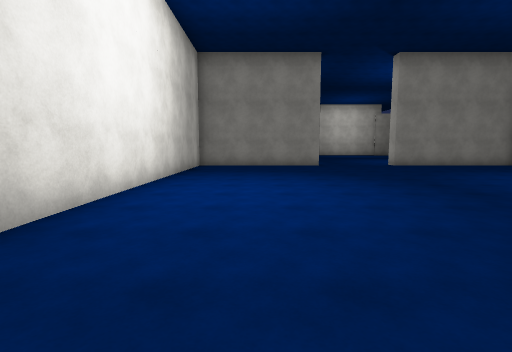
view 1 (above)

21 first-person views from a walk through a 3-D level made in the Unity game engine. The camera is 1.5 m above the floor, tilts 6° down and sees 85° across. The floor is counted in squares, 2 m on a side. Each view is taken from the middle of a square. On the plan, view 1 faces up. The plan holds only what a view shows up to about 10 squares ahead; the rest is blank. The place goes on beyond the plan. The player is left out. Surface patterns are stand-ins for the level's own textures.

view 2
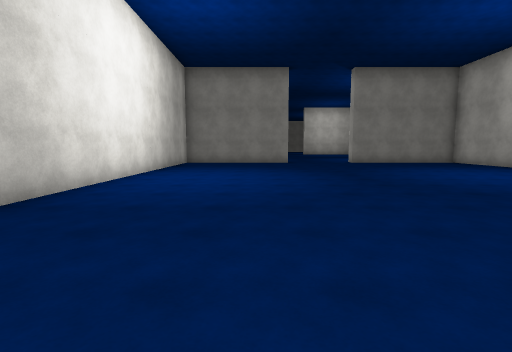

view 3
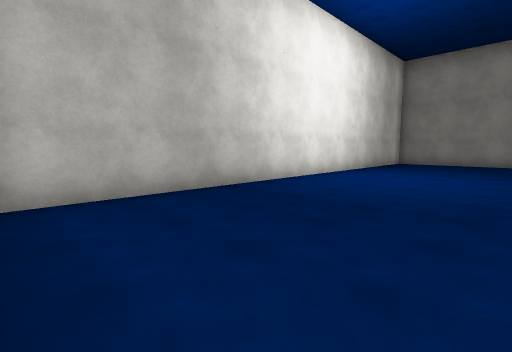

view 4
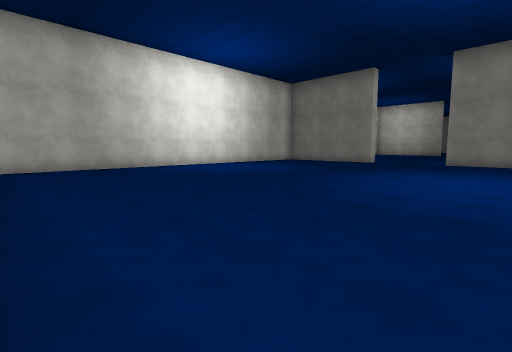

view 5
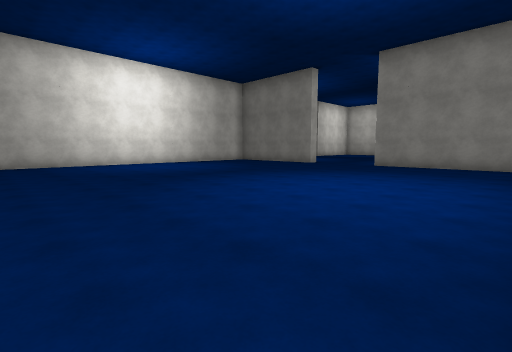

view 6
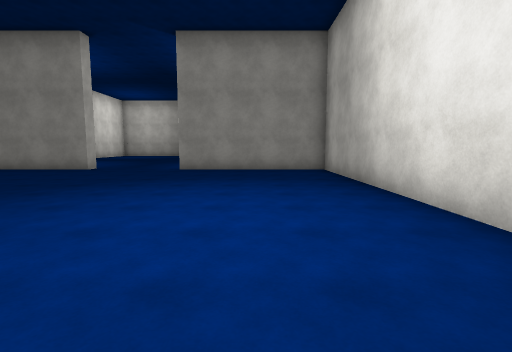

view 7
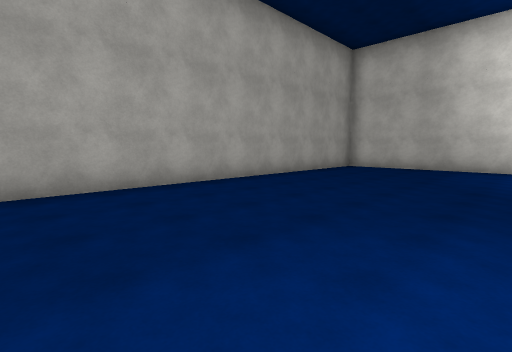

view 8
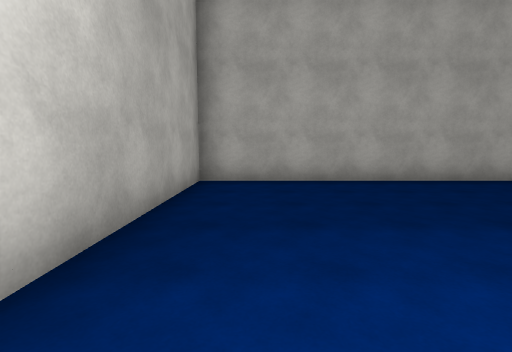

view 9
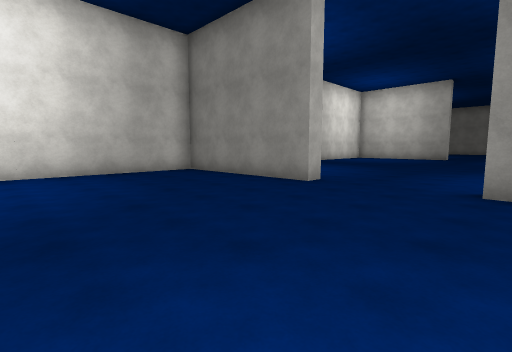

view 10
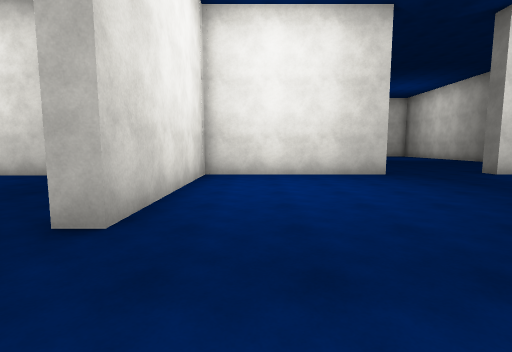

view 11
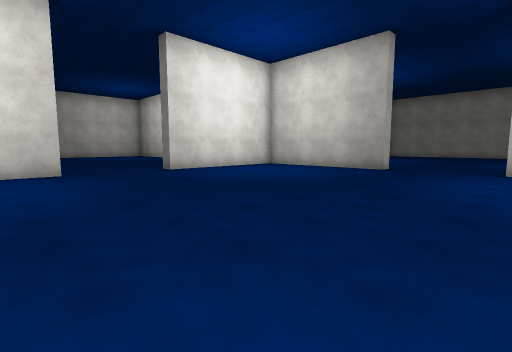

view 12
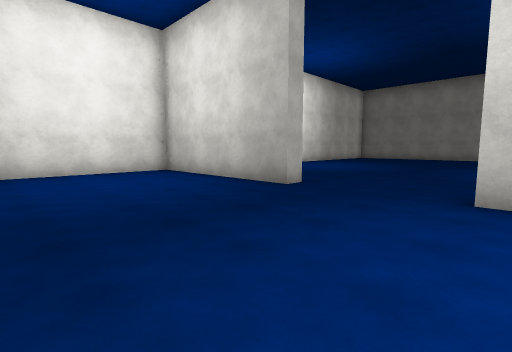

view 13
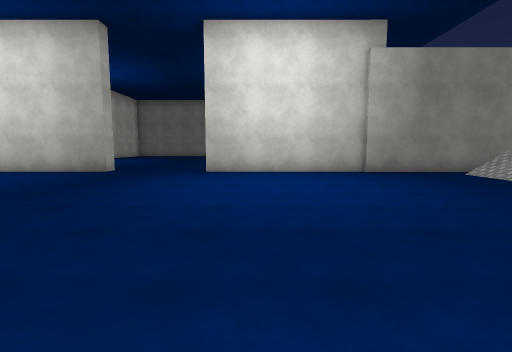

view 14
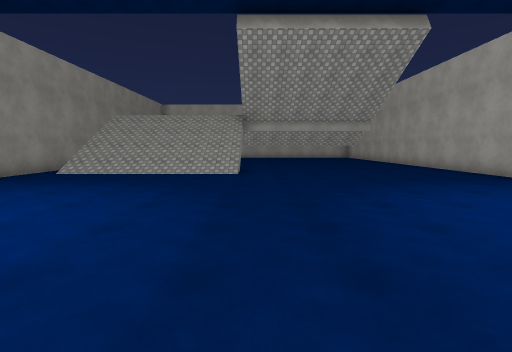

view 15
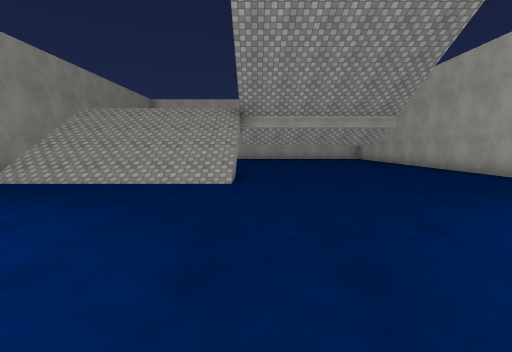

view 16
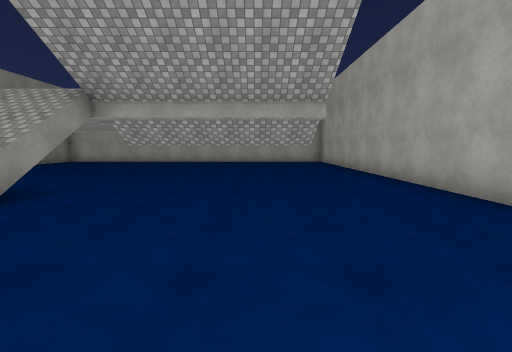

view 17
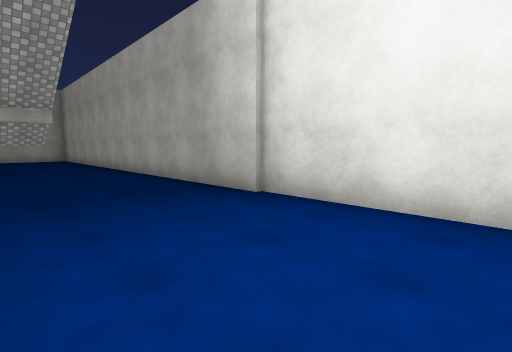

view 18
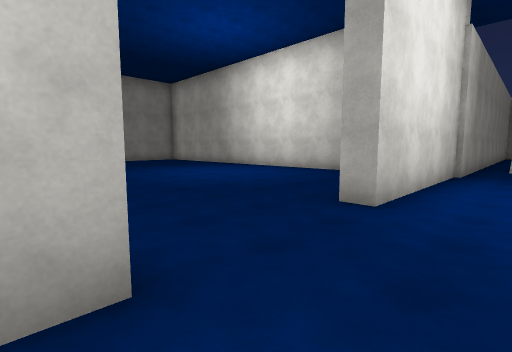

view 19
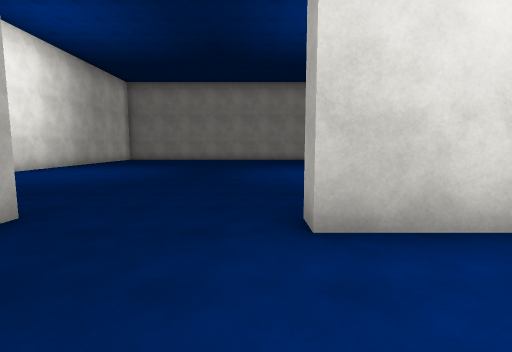

view 20
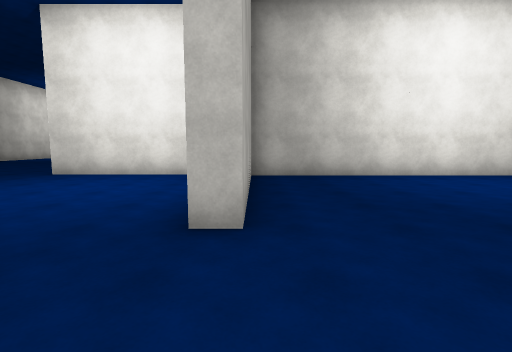

view 21
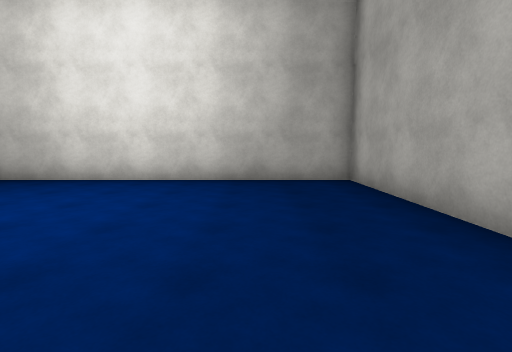

### Floor plan
Key: @ floor where view 1 was taken; # wall or solid block; . floor; / step, stairs or slope.
Columns run from 5 left of view 1 to 20 right of it. Each row starts with its distance up from view 1.
 32   #.......... ..#
 31   #.............#
 30   #.............#
 29   #.............#
 28   #.............#
 27   #.............#
 26   #.............#
 25   ######...##########
 24   #..................
 23   #...............///
 22   #...............///   ..
 21   #.............../// ....
 20 ..#...............////....
 19 ..................////....
 18 ....................... ..
 17 ....................... ..
 16   #.................... ..
 15   #.................... ..
 14   #........ ........... ..
 13   #........ ..............
 12   #........ ..............
 11   ######...###############
 10   #.............#
  9   #.............#
  8   #.............#
  7   #.............#
  6   #.............#
  5   #.............#
  4   #.............#
  3   #.............#
  2   #.............#
  1   #.............#
  0   #..@..........#
 -1   #.............#
 -2   #.............#
 -3     #############

Positions as (right, up) in squares from view 1, and headings:
1: (0, 0), facing up
2: (1, -2), facing up
3: (2, -2), facing up-left
4: (8, -2), facing up-left
5: (10, 0), facing up-left
6: (8, 2), facing up
7: (8, 3), facing down-left
8: (9, 4), facing down
9: (6, 6), facing up-left
10: (5, 13), facing left
11: (6, 15), facing up-left
12: (6, 20), facing up-left
13: (7, 16), facing up
14: (5, 18), facing right
15: (7, 18), facing right
16: (10, 15), facing right
17: (7, 15), facing down-right
18: (2, 23), facing up-right
19: (5, 22), facing up
20: (5, 25), facing left
21: (4, 27), facing right
